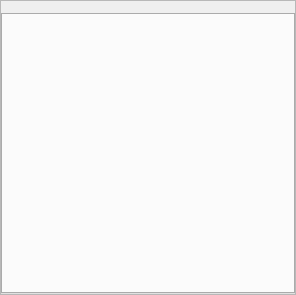
<?xml version="1.0" encoding="UTF-8"?>
<ui version="4.0">
 <class>WindowPanel</class>
 <widget class="QWidget" name="WindowPanel">
  <property name="geometry">
   <rect>
    <x>0</x>
    <y>0</y>
    <width>296</width>
    <height>295</height>
   </rect>
  </property>
  <property name="maximumSize">
   <size>
    <width>296</width>
    <height>16777215</height>
   </size>
  </property>
  <property name="windowTitle">
   <string/>
  </property>
  <layout class="QGridLayout" name="gridLayout">
   <property name="leftMargin">
    <number>0</number>
   </property>
   <property name="topMargin">
    <number>0</number>
   </property>
   <property name="rightMargin">
    <number>0</number>
   </property>
   <property name="bottomMargin">
    <number>0</number>
   </property>
   <property name="spacing">
    <number>0</number>
   </property>
   <item row="0" column="0">
    <widget class="QFrame" name="frame">
     <property name="frameShape">
      <enum>QFrame::StyledPanel</enum>
     </property>
     <property name="frameShadow">
      <enum>QFrame::Raised</enum>
     </property>
     <layout class="QVBoxLayout" name="verticalLayout">
      <property name="spacing">
       <number>0</number>
      </property>
      <property name="leftMargin">
       <number>0</number>
      </property>
      <property name="topMargin">
       <number>0</number>
      </property>
      <property name="rightMargin">
       <number>0</number>
      </property>
      <property name="bottomMargin">
       <number>0</number>
      </property>
      <item>
       <widget class="QWidget" name="windowPanelTitleBarWidget" native="true">
        <property name="minimumSize">
         <size>
          <width>0</width>
          <height>12</height>
         </size>
        </property>
        <property name="maximumSize">
         <size>
          <width>16777215</width>
          <height>12</height>
         </size>
        </property>
       </widget>
      </item>
      <item>
       <widget class="QTabWidget" name="windowPanelTabWidget">
        <property name="maximumSize">
         <size>
          <width>16777215</width>
          <height>16777215</height>
         </size>
        </property>
        <property name="currentIndex">
         <number>-1</number>
        </property>
       </widget>
      </item>
     </layout>
    </widget>
   </item>
  </layout>
 </widget>
 <resources/>
 <connections/>
</ui>
